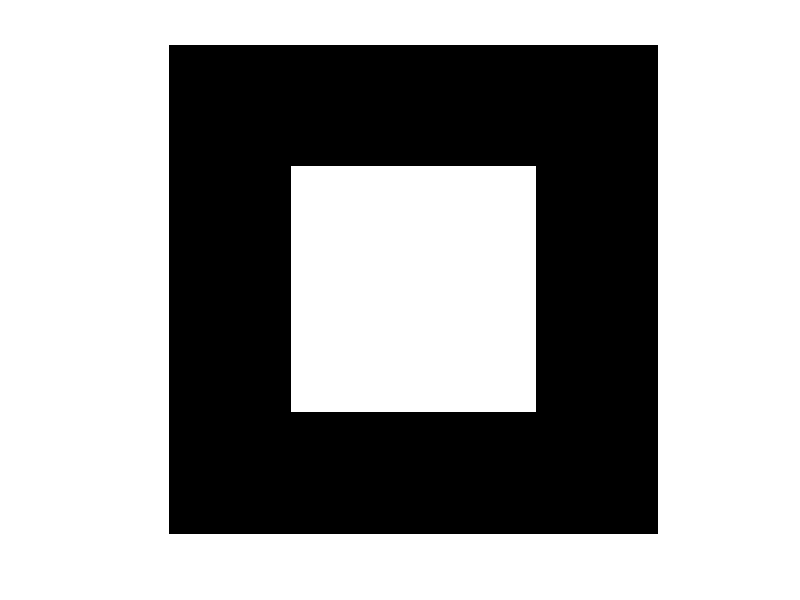

Here is the MATLAB script that generated this plot: (Note: this script raises an error after producing the figure.)
I = zeros(400,400);
I(100:300, 100:300) = 1.0;
I = single(I);
imshow(I,[]);

x = 100;
y = 100;
scale = 5;
ang = 0;
% Specify (x;y;scale,angle) of a feature (frame) to extract 
fc = [x;y;scale;ang];
[f,d] = vl_sift(I,'frames',fc);

%% Plot it
h = vl_plotsiftdescriptor(d,f);
set(h,'color','g');
disp(f);    % x,y,scale,angle
figure, plot(d);

%% Show the image at that scale
g = fspecial('gaussian', 6*scale, scale); 
Is = imfilter(I,g);
figure, imshow(Is,[]);
[gx,gy] = gradient(Is);
x = 1:size(I,2);
y = 1:size(I,1);
hold on
quiver(x, y, gx, gy);
h = vl_plotsiftdescriptor(d,f); set(h,'color','g');